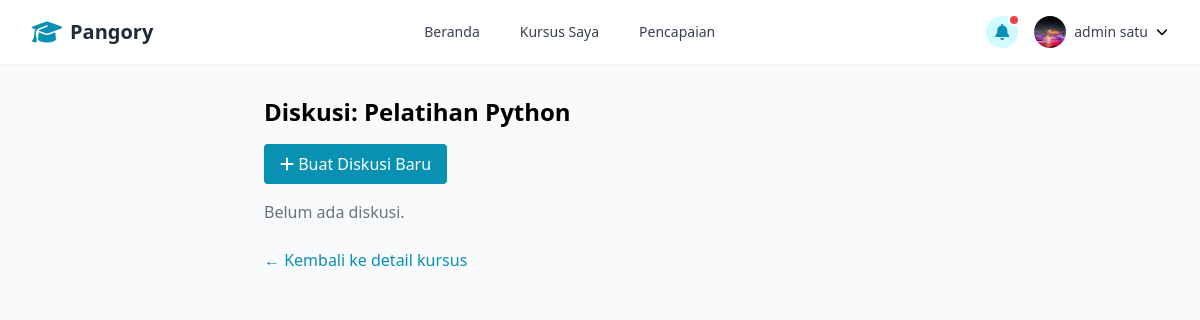
/courses/1/discussion/ (signed in), run on an earlier commit of the app's database.
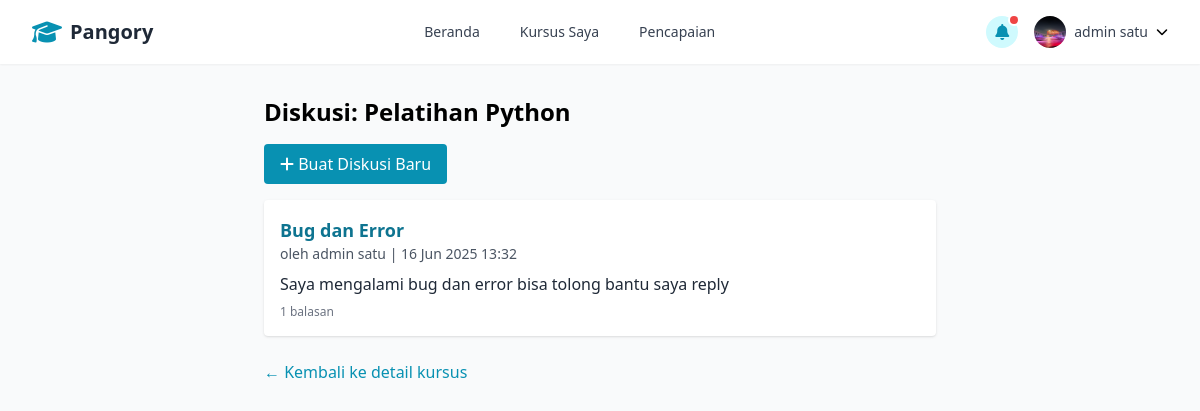
And on a later commit of the database.
### discussions/models.py (models this page shows, shortened)
class DiscussionPost(models.Model):
    course = models.ForeignKey(Course, on_delete=models.CASCADE, related_name='discussion_posts')
    author = models.ForeignKey(
        settings.AUTH_USER_MODEL,
        on_delete=models.CASCADE,
        related_name='discussion_posts'
    )
    topic = models.CharField(max_length=255)
    content = models.TextField()
    created_at = models.DateTimeField(auto_now_add=True)
    updated_at = models.DateTimeField(auto_now=True)
    class Meta:
        ordering = ['-created_at']
    @property
    def reply_count(self):
        return self.replies.count()

### accounts/models.py (models this page shows, shortened)
class User(AbstractUser):
    email = models.EmailField(_('email address'), unique=True)
    role = models.CharField(
        max_length=10,
        choices=UserRole.choices,
        default=UserRole.STUDENT,
    )
    USERNAME_FIELD = 'email'
    REQUIRED_FIELDS = ['username', 'first_name', 'last_name']

### discussions/views.py (the view)
# urls.py: path('courses/<int:course_id>/discussion/', discussions_views.course_discussion, name='course_discussion'),
@login_required
def course_discussion(request, course_id):
    course = get_object_or_404(Course, pk=course_id)
    user = request.user
    if not (course.students.filter(id=user.id).exists() or course.instructor.id == user.id or user.is_staff or user.is_superuser):
        raise PermissionDenied("Anda tidak terdaftar di kursus ini.")
    posts = DiscussionPost.objects.filter(course=course).order_by('-created_at')
    return render(request, 'discuss/course_discussion.html', {'course': course, 'posts': posts})

### templates/discuss/course_discussion.html
{% extends "base.html" %}
{% block content %}
<div class="max-w-2xl mx-auto py-8">
    <h2 class="text-2xl font-bold mb-4">Diskusi: {{ course.title }}</h2>
    <a href="{% url 'create_discussion_post' course.id %}" class="mb-4 inline-block px-4 py-2 bg-cyan-600 text-white rounded hover:bg-cyan-700">
        <i class="fas fa-plus"></i> Buat Diskusi Baru
    </a>
    <div class="space-y-4">
        {% for post in posts %}
            <div class="bg-white p-4 rounded shadow">
                <a href="{% url 'discussion_post_detail' course.id post.id %}" class="text-lg font-semibold text-cyan-700 hover:underline">{{ post.topic }}</a>
                <div class="text-gray-600 text-sm mb-2">oleh {{ post.author.get_full_name }} | {{ post.created_at|date:"d M Y H:i" }}</div>
                <div class="text-gray-800">{{ post.content|truncatewords:30 }}</div>
                <div class="text-xs text-gray-500 mt-2">{{ post.reply_count }} balasan</div>
            </div>
        {% empty %}
            <p class="text-gray-500">Belum ada diskusi.</p>
        {% endfor %}
    </div>
    <a href="{% url 'course_detail' course.id %}" class="mt-6 inline-block text-cyan-600 hover:underline">← Kembali ke detail kursus</a>
</div>
{% endblock %}

What changed in the data, as far as the page shows it:
added DiscussionPost: topic "Bug dan Error", author.get_full_name "admin satu", created_at "16 Jun 2025 13:32", content "Saya mengalami bug dan error bisa tolong bantu saya reply", reply_count "1"
Also different on the page:
text no longer shown: "Belum ada diskusi."
